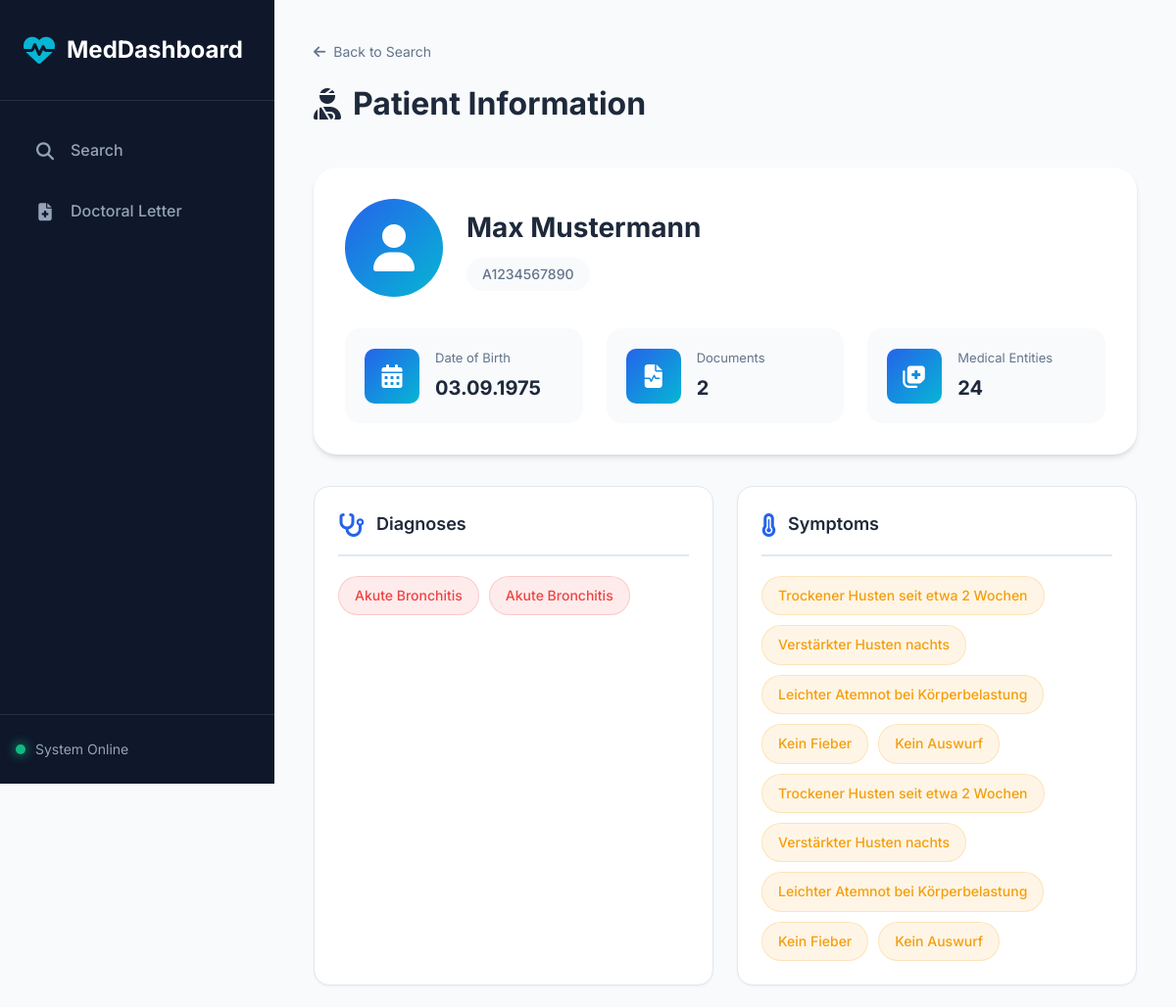
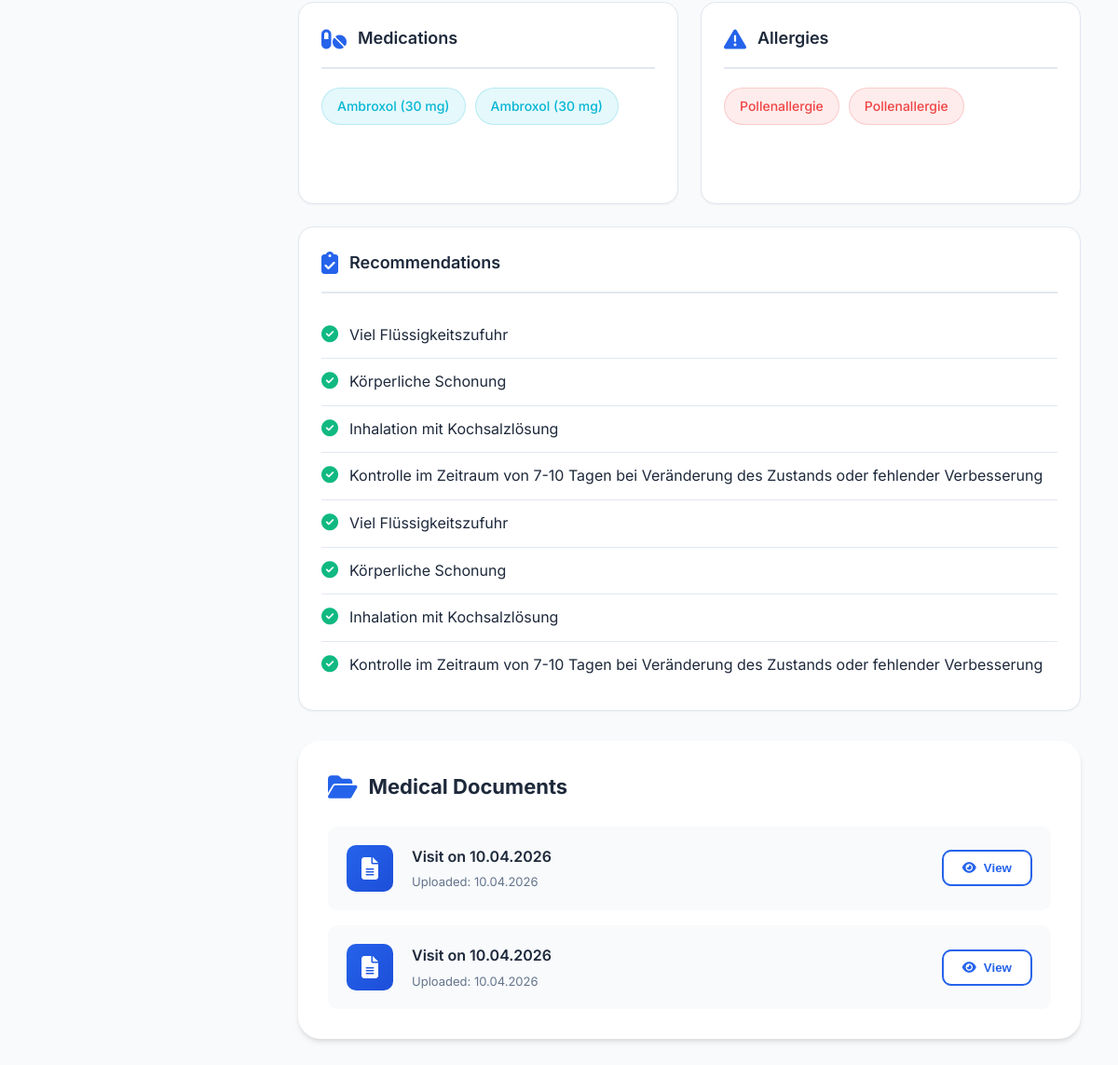
The page /patient/4 on the database its author committed (2 pictures, top to bottom).
### tables this page shows
CREATE TABLE patients (
        id INTEGER PRIMARY KEY AUTOINCREMENT,
        name TEXT, dob TEXT, insurance_id TEXT UNIQUE
    );

CREATE TABLE medical_entities (
        id INTEGER PRIMARY KEY AUTOINCREMENT,
        document_id INTEGER, entity_type TEXT, entity_value TEXT,
        FOREIGN KEY(document_id) REFERENCES documents(id)
    );

CREATE TABLE documents (
        id INTEGER PRIMARY KEY AUTOINCREMENT,
        patient_id INTEGER, visit_date TEXT, raw_text TEXT,
        FOREIGN KEY(patient_id) REFERENCES patients(id)
    );

### flask_app/app.py (the view)
@app.route('/patient/<int:patient_id>')
def patient_detail(patient_id):
    conn = get_db_connection()
    patient = conn.execute('SELECT * FROM patients WHERE id = ?', (patient_id,)).fetchone()
    if patient is None:
        conn.close()
        return "Patient not found", 404
    documents = conn.execute('''
        SELECT * FROM documents WHERE patient_id = ? ORDER BY visit_date DESC
    ''', (patient_id,)).fetchall()
    doc_ids = [doc['id'] for doc in documents]
    if doc_ids:
        placeholders = ','.join('?' * len(doc_ids))
        entities = conn.execute(f'''
            SELECT document_id, entity_type, entity_value FROM medical_entities
            WHERE document_id IN ({placeholders})
            ORDER BY entity_type
        ''', doc_ids).fetchall()
    else:
        entities = []
    conn.close()
    return render_template('patient.html', patient=patient, documents=documents, entities=entities)

### flask_app/app.py (called while the page is built)
def get_db_connection():
    db_path = Path(__file__).parent.parent / "db" / "med_data.db"
    conn = sqlite3.connect(db_path)
    conn.row_factory = sqlite3.Row
    return conn

### flask_app/templates/patient.html (shortened to what this page needs)
{% extends "base.html" %}
{% block content %}
<div class="page-header">
    <a href="{{ url_for('search') }}" class="back-link">
        <i class="fas fa-arrow-left"></i> Back to Search
    </a>
    <h1><i class="fas fa-user-injured"></i> Patient Information</h1>
</div>
<div class="patient-detail-container">
    <div class="overview-card">
        <div class="overview-header">
            <div class="patient-avatar-large">
                <i class="fas fa-user"></i>
            </div>
            <div class="patient-name-section">
                <h2>{{ patient.name }}</h2>
                <p class="insurance-badge">{{ patient.insurance_id }}</p>
            </div>
        </div>
        <div class="overview-stats">
            <div class="stat-item">
                <div class="stat-icon">
                    <i class="fas fa-calendar-alt"></i>
                </div>
                <div class="stat-content">
                    <span class="stat-label">Date of Birth</span>
                    <span class="stat-value">{{ patient.dob }}</span>
                </div>
            </div>
            <div class="stat-item">
                <div class="stat-icon">
                    <i class="fas fa-file-medical-alt"></i>
                </div>
                <div class="stat-content">
                    <span class="stat-label">Documents</span>
                    <span class="stat-value">{{ documents|length }}</span>
                </div>
            </div>
            <div class="stat-item">
                <div class="stat-icon">
                    <i class="fas fa-notes-medical"></i>
                </div>
                <div class="stat-content">
                    <span class="stat-label">Medical Entities</span>
                    <span class="stat-value">{{ entities|length }}</span>
                </div>
            </div>
        </div>
    </div>
    <div class="medical-info-grid">
        <div class="info-card">
            <div class="card-title">
                <i class="fas fa-stethoscope"></i>
                <h3>Diagnoses</h3>
            </div>
            <div class="card-content">
                {% set diagnoses = entities | selectattr('entity_type', 'equalto', 'Diagnose') | list %}
                {% if diagnoses %}
                    <ul class="medical-list">
                        {% for diag in diagnoses %}
                        <li>
                            <span class="badge diagnosis">{{ diag.entity_value }}</span>
                        </li>
                        {% endfor %}
                    </ul>
                {% else %}
                    <p class="no-data">No diagnoses recorded</p>
                {% endif %}
            </div>
        </div>
        <div class="info-card">
            <div class="card-title">
                <i class="fas fa-thermometer-three-quarters"></i>
                <h3>Symptoms</h3>
            </div>
            <div class="card-content">
                {% set symptoms = entities | selectattr('entity_type', 'equalto', 'Symptom') | list %}
                {% if symptoms %}
                    <ul class="medical-list">
                        {% for symp in symptoms %}
                        <li>
                            <span class="badge symptom">{{ symp.entity_value }}</span>
                        </li>
                        {% endfor %}
                    </ul>
                {% else %}
                    <p class="no-data">No symptoms recorded</p>
                {% endif %}
            </div>
        </div>
        <div class="info-card">
            <div class="card-title">
                <i class="fas fa-pills"></i>
                <h3>Medications</h3>
            </div>
            <div class="card-content">
                {% set meds = entities | selectattr('entity_type', 'equalto', 'Medikament') | list %}
                {% if meds %}
                    <ul class="medical-list">
                        {% for med in meds %}
                        <li>
                            <span class="badge medication">{{ med.entity_value }}</span>
                        </li>
                        {% endfor %}
                    </ul>
                {% else %}
                    <p class="no-data">No medications prescribed</p>
                {% endif %}
            </div>
        </div>
        <div class="info-card">
            <div class="card-title">
                <i class="fas fa-exclamation-triangle"></i>
                <h3>Allergies</h3>
            </div>
            <div class="card-content">
                {% set allergies = entities | selectattr('entity_type', 'equalto', 'Allergie') | list %}
                {% if allergies %}
                    <ul class="medical-list">
                        {% for allergy in allergies %}
                        <li>
                            <span class="badge allergy">{{ allergy.entity_value }}</span>
                        </li>
                        {% endfor %}
                    </ul>
                {% else %}
                    <p class="no-data">No allergies recorded</p>
                {% endif %}
            </div>
        </div>
        <div class="info-card full-width">
            <div class="card-title">
                <i class="fas fa-clipboard-check"></i>
                <h3>Recommendations</h3>
            </div>
            <div class="card-content">
                {% set recs = entities | selectattr('entity_type', 'equalto', 'Empfehlung') | list %}
                {% if recs %}
                    <ul class="recommendations-list">
                        {% for rec in recs %}
                        <li>
                            <i class="fas fa-check-circle"></i>
                            <span>{{ rec.entity_value }}</span>
                        </li>
                        {% endfor %}
                    </ul>
                {% else %}
                    <p class="no-data">No recommendations given</p>
                {% endif %}
            </div>
        </div>
    </div>
    <div class="documents-section">
        <div class="section-header">
            <i class="fas fa-folder-open"></i>
            <h2>Medical Documents</h2>
        </div>
        {% if documents %}
            <div class="documents-list">
                {% for doc in documents %}
                <div class="document-item">
                    <div class="doc-icon">
                        <i class="fas fa-file-alt"></i>
                    </div>
                    <div class="doc-info">
                        <h4>Visit on {{ doc.visit_date }}</h4>
                        <p class="doc-date">Uploaded: {{ doc.visit_date }}</p>
                    </div>
                    <div class="doc-actions">
                        <button class="btn-view" onclick="viewDocument({{ doc.id }})">
                            <i class="fas fa-eye"></i> View
                        </button>
                    </div>
                </div>
                {% endfor %}
            </div>
        {% else %}
            <p class="no-data">No documents available</p>
        {% endif %}
    </div>
</div>
{% endblock %}

### rows shown on the page
patients: name "Max Mustermann", insurance_id "A1234567890", dob "03.09.1975"
medical_entities: entity_value "Akute Bronchitis"
medical_entities: entity_value "Akute Bronchitis"
medical_entities: entity_value "Trockener Husten seit etwa 2 Wochen"
medical_entities: entity_value "Verstärkter Husten nachts"
medical_entities: entity_value "Leichter Atemnot bei Körperbelastung"
medical_entities: entity_value "Kein Fieber"
medical_entities: entity_value "Kein Auswurf"
medical_entities: entity_value "Trockener Husten seit etwa 2 Wochen"
medical_entities: entity_value "Verstärkter Husten nachts"
medical_entities: entity_value "Leichter Atemnot bei Körperbelastung"
medical_entities: entity_value "Kein Fieber"
medical_entities: entity_value "Kein Auswurf"
medical_entities: entity_value "Ambroxol (30 mg)"
medical_entities: entity_value "Ambroxol (30 mg)"
medical_entities: entity_value "Pollenallergie"
medical_entities: entity_value "Pollenallergie"
medical_entities: entity_value "Viel Flüssigkeitszufuhr"
medical_entities: entity_value "Körperliche Schonung"
medical_entities: entity_value "Inhalation mit Kochsalzlösung"
medical_entities: entity_value "Kontrolle im Zeitraum von 7-10 Tagen bei Veränderung des Zustands oder fehlender Verbesserung"
medical_entities: entity_value "Viel Flüssigkeitszufuhr"
medical_entities: entity_value "Körperliche Schonung"
medical_entities: entity_value "Inhalation mit Kochsalzlösung"
medical_entities: entity_value "Kontrolle im Zeitraum von 7-10 Tagen bei Veränderung des Zustands oder fehlender Verbesserung"
documents: visit_date "10.04.2026"
documents: visit_date "10.04.2026"

### other values the page prints
{{ documents|length }} "2"
{{ entities|length }} "24"
